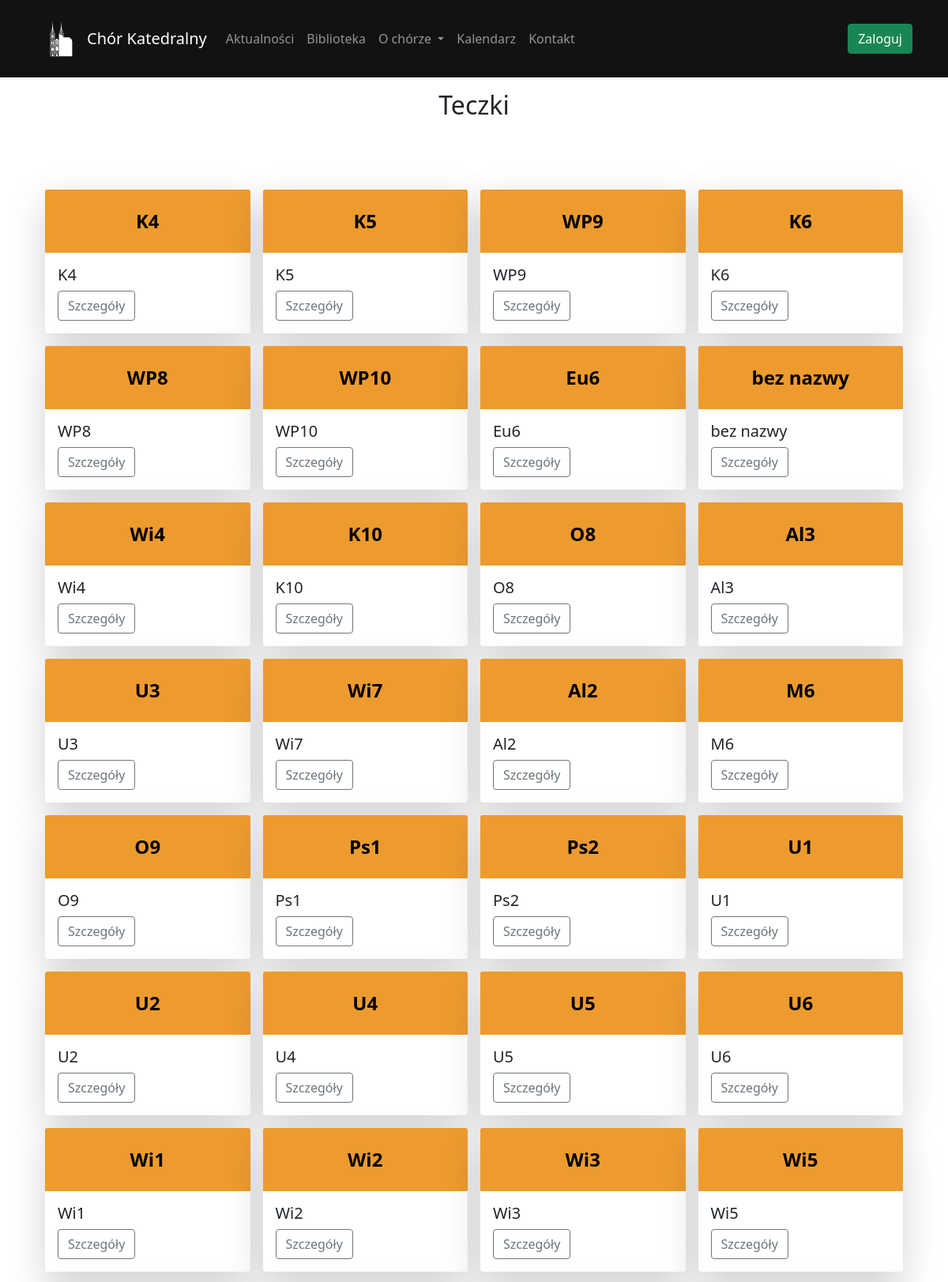
Page /folder/list (upper part) on the committed database.
### folder/models.py (models this page shows, shortened)
class Folder(models.Model):
    name = models.CharField('name', max_length=45, unique=True)
    note = models.CharField('note', max_length=250, null=True, blank=True) # Может быть нулём + можно ничего не вписывать в форме
    colour = models.CharField('colour', max_length=25, null=True, blank=True)
    date_joined = models.DateTimeField(default=timezone.now)
    class Meta:
        verbose_name = 'Folder'
        verbose_name_plural = 'Folders'

### folder/views.py (the view)
# urls.py: path('list', views.listFolder, name='listFolder'),
def listFolder(request):
    folders = Folder.objects.prefetch_related('compositions').all()
    return render(request, 'folder/folderList.html', {'folders': folders})

### library/context_processors.py (called while the page is built)
def current_time(request):
    now = timezone.now()
    return {
        'current_year': now.year,
        'current_month': now.month,
    }

### folder/templates/folder/folderList.html (shortened to what this page needs)
{% extends 'content/template.html' %}
{% load static %}
{% block body %}
<div class="row justify-content-center">
    <div class="container-fluid">
        <h2 class="text-center mt-3 mb-4">Teczki</h2>
    </div>
</div>
<div class="container mt-5">
    <div class="row justify-content-between g-3">
        {% for folder in folders %}
        <div class="col-12 col-sm-6 col-md-4 col-lg-3">
            <div class="card shadow-lg">
                <div class="card-img-top" style="background-color: {{ folder.colour|default_if_none:'#CCCCCC' }};">
                    {{ folder.name }}
                </div>
                <div class="card-body">
                    <h5 class="card-title">{{ folder.name }}</h5>
                    <button type="button" class="btn btn-outline-secondary" data-bs-toggle="modal" data-bs-target="#detailModal{{ folder.id }}">
                        Szczegóły
                    </button>
                </div>
            </div>
        </div>
        {% endfor %}
    </div>
</div>
{% endblock %}

### folder/templates/folder/folderList.html (style rules this page uses)
.card-img-top { min-height: 80px; width: 100%; background-color: #f8f9fa; display: flex; align-items: center; justify-content: center; font-size: 1.5rem; font-weight: bold; }
.card { box-shadow: 0 4px 8px rgba(0, 0, 0, 0.1), 0 6px 20px rgba(0, 0, 0, 0.1); border: none; }

### rows in the picture
Folder: name "K4"
Folder: name "K5"
Folder: name "WP9"
Folder: name "K6"
Folder: name "WP8"
Folder: name "WP10"
Folder: name "Eu6"
Folder: name "bez nazwy"
Folder: name "Wi4"
Folder: name "K10"
Folder: name "O8"
Folder: name "Al3"
Folder: name "U3"
Folder: name "Wi7"
Folder: name "Al2"
Folder: name "M6"
Folder: name "O9"
Folder: name "Ps1"
Folder: name "Ps2"
Folder: name "U1"
Folder: name "U2"
Folder: name "U4"
Folder: name "U5"
Folder: name "U6"
Folder: name "Wi1"
Folder: name "Wi2"
Folder: name "Wi3"
Folder: name "Wi5"
